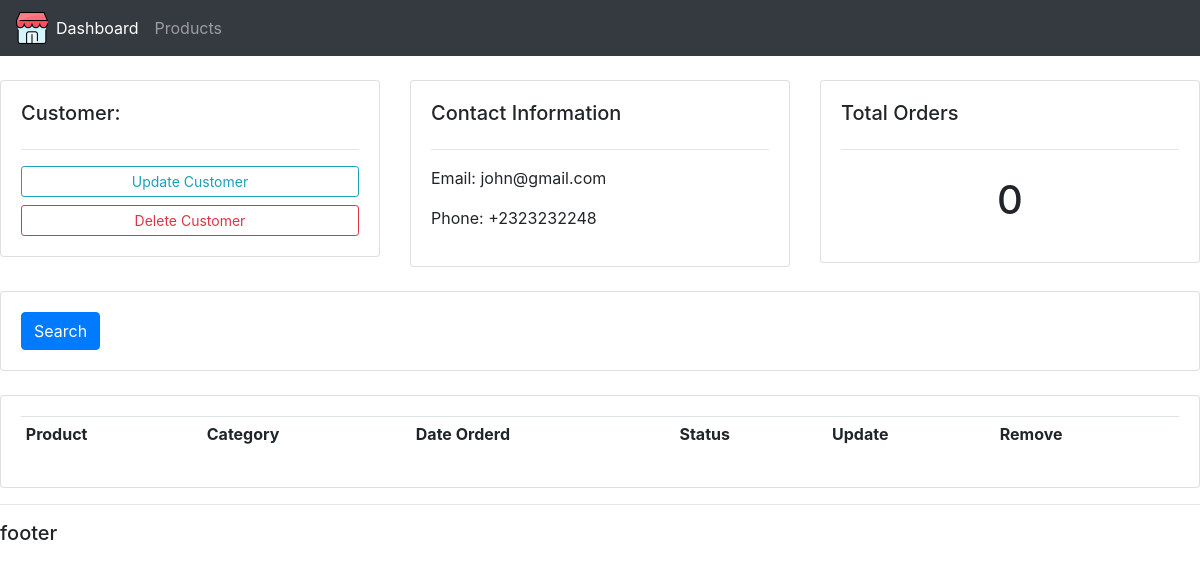
The app's page /customer/1/, older data.
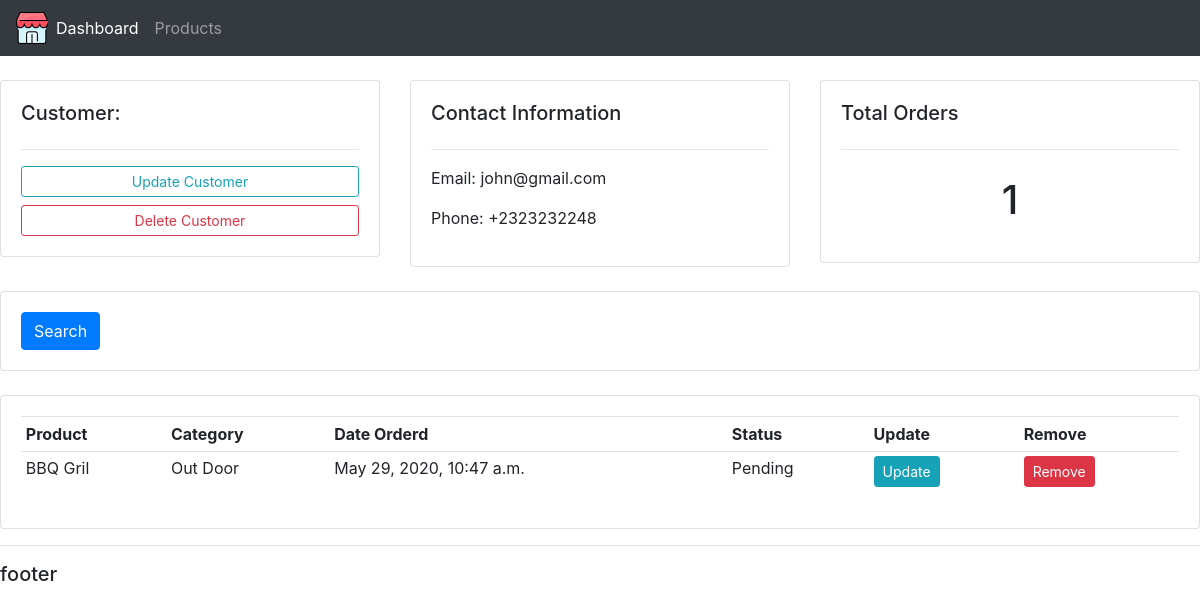
The same page, newer data.
### accounts/models.py (models this page shows, shortened)
class Order(models.Model):
    STATUS =(('Pending','Pending'),
              ('Out for delivery', 'Out for delivery'),
              ('Delivered', 'Delivered'),
            )
    product = models.ForeignKey(Product, null = True, on_delete = models.SET_NULL)
    customer = models.ForeignKey(Customer, null = True, on_delete = models.SET_NULL)
    date_created = models.DateTimeField(auto_now_add = True, null = True)
    status =  models.CharField(max_length = 200,  null=True, choices = STATUS)

class Product(models.Model):
    CATEGORY = (
        ('Indoor','Indoor'),
        ('Out Door', 'Out Door')
    )
    name = models.CharField(max_length = 200,  null=True)
    price = models.FloatField( null = True)
    category = models.CharField(max_length = 200,  null=True, choices = CATEGORY)
    description = models.CharField(max_length = 200, null = True)
    date_created = models.DateTimeField(auto_now_add = True, null = True)
    tags = models.ManyToManyField('Tag')
    def __str__(self):
        return self.name

### accounts/views.py (the view)
# urls.py: path('customer/<str:pk_test>/',views.customer, name = 'customer'),
def customer(request, pk_test):
    customer = Customer.objects.get(id = pk_test)
    orders = customer.order_set.all()
    order_count = orders.count()
    context = {'customer':customer,'orders':orders, 'order_count':order_count}
    return render(request, 'accounts/customer.html',context)

### accounts/templates/accounts/customer.html
{% extends 'accounts/main.html' %}
{% block content %}
<br>
<div class="row">
	<div class="col-md">
		<div class="card card-body">
			<h5>Customer:</h5>
			<hr>
			<a class="btn btn-outline-info  btn-sm btn-block" href="">Update Customer</a>
			<a class="btn btn-outline-danger  btn-sm btn-block" href="">Delete Customer</a>
		</div>
	</div>
	<div class="col-md">
		<div class="card card-body">
			<h5>Contact Information</h5>
			<hr>
			<p>Email: {{customer.email}}</p>
			<p>Phone: {{customer.phone}}</p>
		</div>
	</div>
	<div class="col-md">
		<div class="card card-body">
			<h5>Total Orders</h5>
			<hr>
			<h1 style="text-align: center;padding: 10px">{{order_count}}</h1>
		</div>
	</div>
</div>
<br>
<div class="row">
	<div class="col">
		<div class="card card-body">
			<form method="get">
		    <button class="btn btn-primary" type="submit">Search</button>
		  </form>
		</div>
	</div>
</div>
<br>
<div class="row">
	<div class="col-md">
		<div class="card card-body">
			<table class="table table-sm">
				<tr>
					<th>Product</th>
					<th>Category</th>
					<th>Date Orderd</th>
					<th>Status</th>
					<th>Update</th>
					<th>Remove</th>
				</tr>
				{% for order in orders %}
				<tr>
					<td>{{order.product}}</td>
					<td>{{order.product.category}}</td>
					<td>{{order.date_created}}</td>
					<td>{{order.status}}</td>
					<td><a class="btn btn-sm btn-info" href='{% url "update_order"  order.id %}'>Update</a></td>
                    <td><a class="btn btn-sm btn-danger" href="{% url 'delete_order' order.id %}">Remove</a></td>
				</tr>
				{% endfor %}
			</table>
		</div>
	</div>
</div>
{% endblock %}

Row changes from the older to the newer data that the page shows:
added Order: product "BBQ Gril", product.category "Out Door", date_created "May 29, 2020, 10:47 a.m.", status "Pending"
Text that changed along with them:
{{ order_count }}: "0" → "1"
